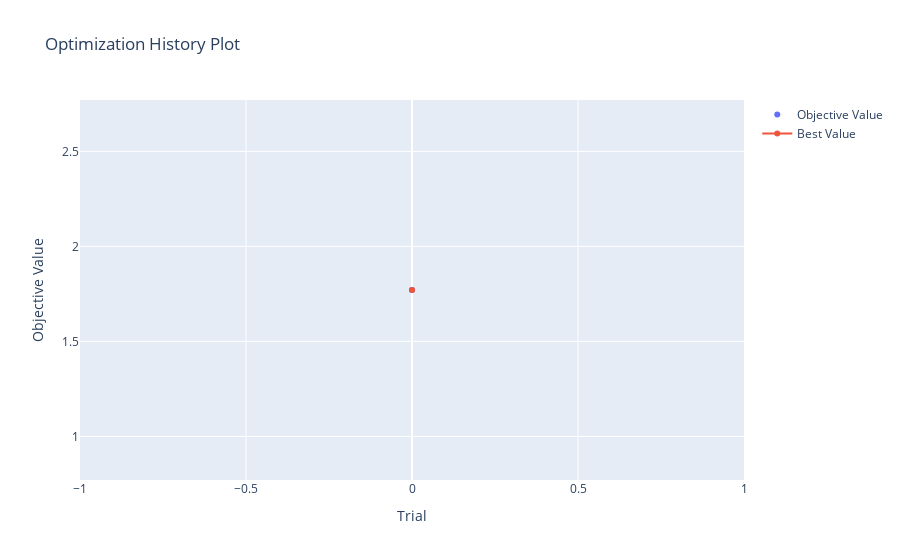
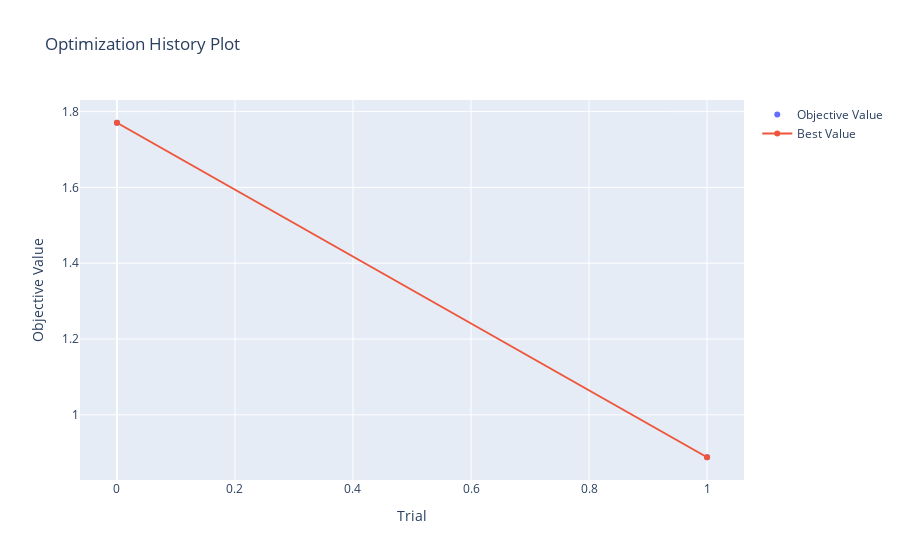
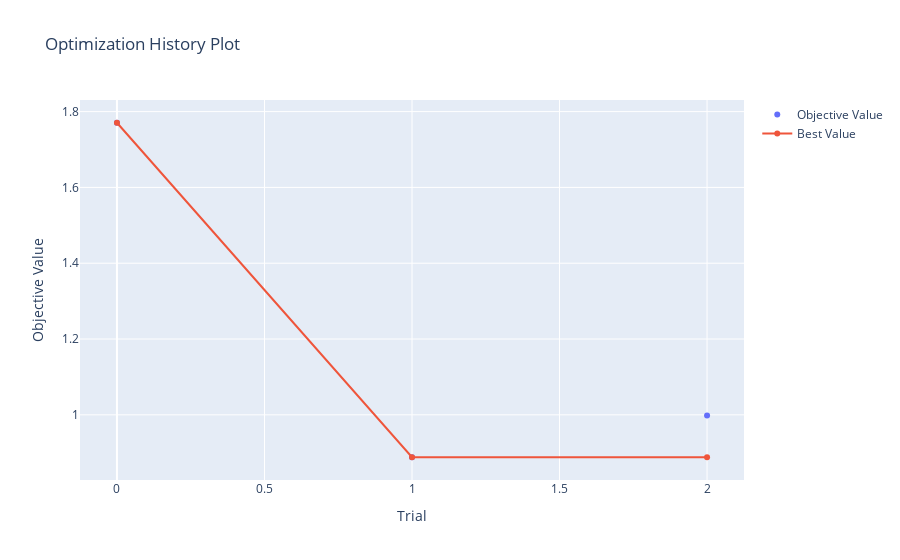
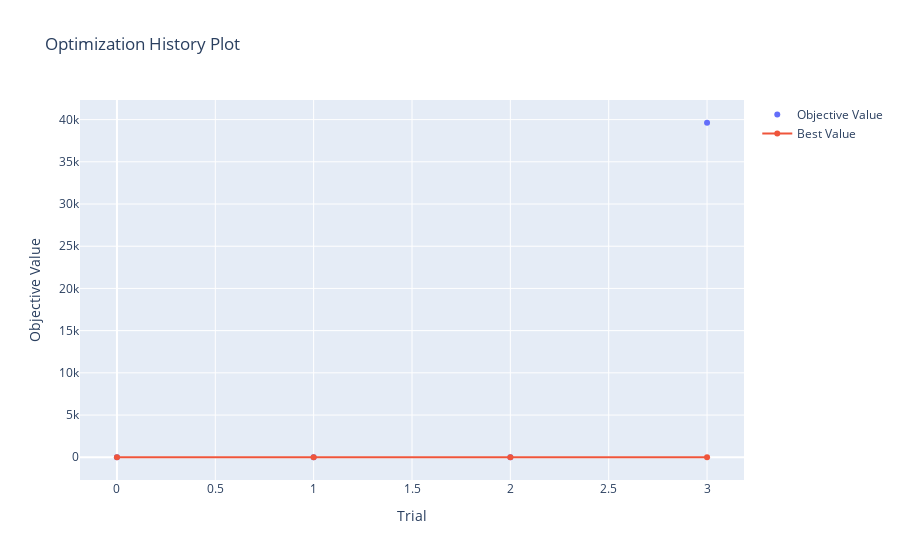

These figures' notebook cell, in order:
### Code cell
# Visualize Optuna study while its running, alternative to tensorboard
#from IPython import display
import optuna.visualization as ov

def callback(study, trial):
    with open('all_trials.json', 'a') as f:
        # Save the trial number, value, and parameters to a JSON file.
        json.dump({
            'number': trial.number,
            'value': trial.value,
            'params': trial.params
        }, f)
        # Write a newline character after each trial, so that each trial is on a separate line
        f.write('\n')
        save_file('all_trials.json')

    # Visualize the optimization history, and save it as an HTML file.
    fig1 = ov.plot_optimization_history(study)
    fig1.write_html(f"optimization_history_{STUDY_NAME}.html")
    save_file(f"optimization_history_{STUDY_NAME}.html")
    fig1.show()

    # Do the same for the other visualizations.
    fig2 = ov.plot_slice(study)
    fig2.write_html(f"slice_plot_{STUDY_NAME}.html")
    save_file(f"slice_plot_{STUDY_NAME}.html")

    # fig3 = ov.plot_contour(study)
    # fig3.write_html(f"contour_plot_{STUDY_NAME}.html")
    # save_file(f"contour_plot_{STUDY_NAME}.html")

    # fig4 = ov.plot_parallel_coordinate(study)
    # fig4.write_html(f"parallel_coordinate_plot_{STUDY_NAME}.html")
    # save_file(f"parallel_coordinate_plot_{STUDY_NAME}.html")

    # if trial.number > 1: # Required
    #   fig5 = ov.plot_param_importances(study)
    #   fig5.write_html(f"param_importances_plot_{STUDY_NAME}.html")
    #   save_file(f"param_importances_plot_{STUDY_NAME}.html")

        
if OPTIMIZE:
    # Include the path to the SQLite file in your create_study call.
    study = optuna.create_study(direction="minimize", 
                                sampler=optuna.samplers.TPESampler(), 
                                pruner=optuna.pruners.MedianPruner(), 
                                storage=f'sqlite:///{STUDY_NAME}.db')

    study.optimize(objective, n_trials=N_TRIALS, callbacks=[callback])
    #study.optimize(objective, n_trials=N_TRIALS)

### Figure 1 — Plotly figure (JSON) as saved in the notebook; plotly's stock layout.template omitted (floating-point values rounded to 4 significant figures)
{"data": [{"mode": "markers", "name": "Objective Value", "type": "scatter", "x": [0], "y": [1.771]}, {"name": "Best Value", "type": "scatter", "x": [0], "y": [1.771]}], "layout": {"title": {"text": "Optimization History Plot"}, "xaxis": {"title": {"text": "Trial"}}, "yaxis": {"title": {"text": "Objective Value"}}}}

### Figure 2 — Plotly figure (JSON) as saved in the notebook; plotly's stock layout.template omitted (floating-point values rounded to 4 significant figures)
{"data": [{"mode": "markers", "name": "Objective Value", "type": "scatter", "x": [0, 1], "y": [1.771, 0.8881]}, {"name": "Best Value", "type": "scatter", "x": [0, 1], "y": [1.771, 0.8881]}], "layout": {"title": {"text": "Optimization History Plot"}, "xaxis": {"title": {"text": "Trial"}}, "yaxis": {"title": {"text": "Objective Value"}}}}

### Figure 3 — Plotly figure (JSON) as saved in the notebook; plotly's stock layout.template omitted (floating-point values rounded to 4 significant figures)
{"data": [{"mode": "markers", "name": "Objective Value", "type": "scatter", "x": [0, 1, 2], "y": [1.771, 0.8881, 0.9979]}, {"name": "Best Value", "type": "scatter", "x": [0, 1, 2], "y": [1.771, 0.8881, 0.8881]}], "layout": {"title": {"text": "Optimization History Plot"}, "xaxis": {"title": {"text": "Trial"}}, "yaxis": {"title": {"text": "Objective Value"}}}}

### Figure 4 — Plotly figure (JSON) as saved in the notebook; plotly's stock layout.template omitted (floating-point values rounded to 4 significant figures)
{"data": [{"mode": "markers", "name": "Objective Value", "type": "scatter", "x": [0, 1, 2, 3], "y": [1.771, 0.8881, 0.9979, 39630.0]}, {"name": "Best Value", "type": "scatter", "x": [0, 1, 2, 3], "y": [1.771, 0.8881, 0.8881, 0.8881]}], "layout": {"title": {"text": "Optimization History Plot"}, "xaxis": {"title": {"text": "Trial"}}, "yaxis": {"title": {"text": "Objective Value"}}}}
